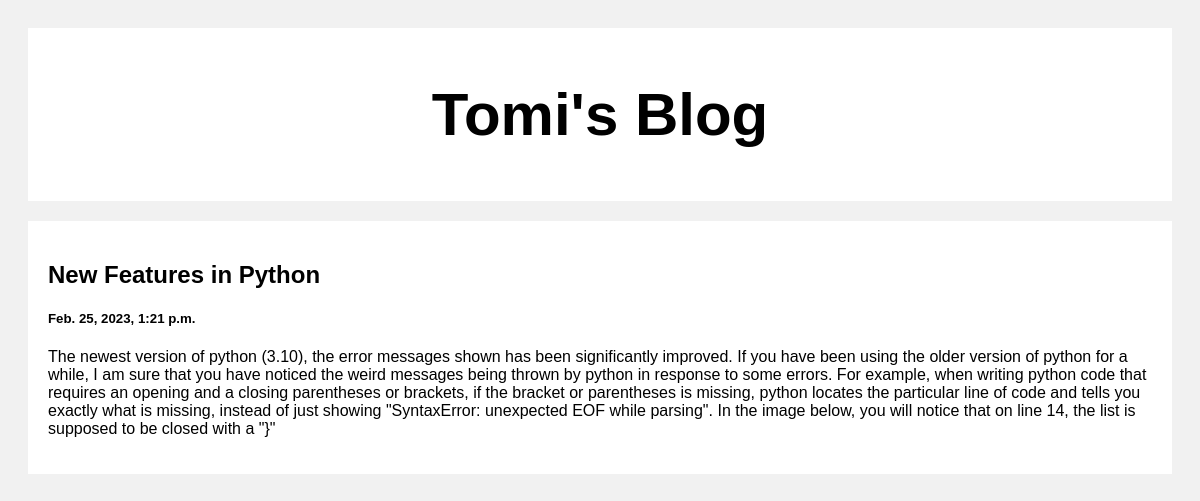
Screenshot of /post/2 with the database file from the repository.
### posts/models.py (models this page shows)
class Post(models.Model):
    title=models.CharField(max_length=100)
    body=models.CharField(max_length=1000000)
    created_at =models.DateTimeField(default= datetime.now,blank=True)

### posts/views.py (the view)
# urls.py: path('post/<str:pk>', views.post, name='posts')
def post(request,pk):
    posts=Post.objects.get(id=pk)
    return render(request,'posts.html',{'posts':posts})

### templates/posts.html (shortened to what this page needs)
<!DOCTYPE html>
<html>
<head>
</head>
<body>
<div class="header">
  <h2>Tomi's Blog</h2>
</div>
<div class="row">
  <div class="leftcolumn">
    <div class="card">
      <a style="text-decoration: none; color: black;" href="/post/{{post.id}}">
        <h2>{{posts.title}}</h2>
        <h5>{{posts.created_at}}</h5>
        <p>{{posts.body}}</p>
      </a>
    </div>
  </div>
</div>
</body>
</html>

### templates/posts.html (style rules this page uses)
* { box-sizing: border-box; }
body { font-family: Arial; padding: 20px; background: #f1f1f1; }
.header { padding: 2px; font-size: 40px; text-align: center; background: white; }
.leftcolumn { float: left; width: 100%; }
.card { background-color: white; padding: 20px; margin-top: 20px; }
.row:after { content: ""; display: table; clear: both; }

### rows the page displays
Post: title "New Features in Python", created_at "Feb. 25, 2023, 1:21 p.m.", body "The newest version of python (3.10), the error messages shown has been significantly improved. If you have been using the older version of python for a while, I am sure that you have noticed the weird messages being thrown by python in response to some errors. For example, when writing python code that requires an opening and a closing parentheses or brackets, if the bracket or parentheses is missing, python locates the particular line of code and tells you exactly what is missing, instead of just showing \"SyntaxError: unexpected EOF while parsing\". In the image below, you will notice that on line 14, the list is supposed to be closed with a \"}\""
